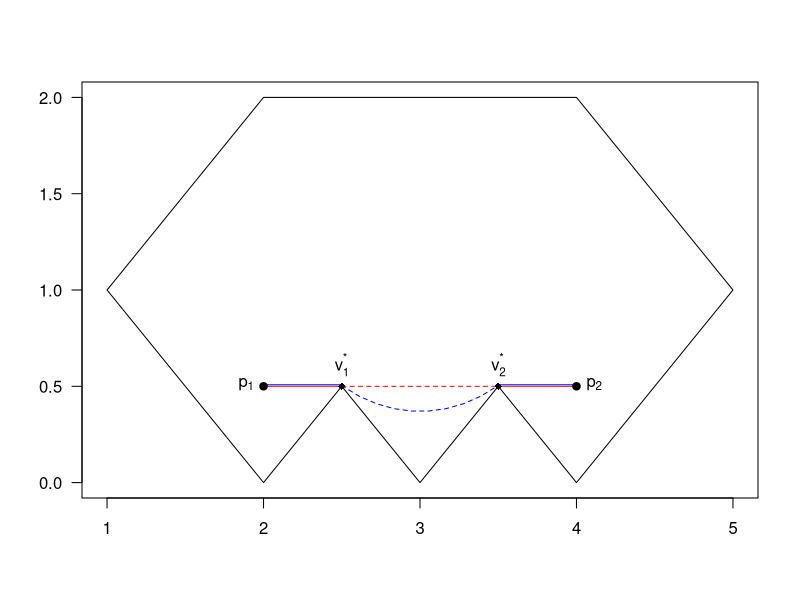

The R script that drew this image:
# diagram to show that the shortest path is 
# unique in a simple polygon

pdf(file="unique-path-dia.pdf",5,5)


# create the polygon
poly<-list(x=c(1,2,4,5,4,3.5,3,2.5,2,1),
           y=c(1,2,2,1,0,0.5,0,0.5,0,1))

plot(poly,type="l",xlab="",ylab="",las=1)

# p1 and p2 -- the start and end points
p1<-list(x=2,y=0.5)
p2<-list(x=4,y=0.5)



# fist path between p1 and p2
path1.1<-list(x=c(p1$x,2.5),y=c(p1$y,p1$y))
path1.2<-list(x=c(3.5,p2$x),y=c(p1$y,p1$y))
lines(path1.1,col="red")
lines(path1.2,col="red")
# dotted line in the middle
loop1<-list(x=c(2.5,3.5),y=c(0.5,0.5))
lines(loop1,col="red",lty=2)

# second path
xvals<-seq(2.5,3.5,len=10)
path2<-list(x=xvals,y=1.37-sqrt(1-(xvals-3)^2))
path1.1$y<-path1.1$y+0.008
path1.2$y<-path1.2$y+0.008
lines(path1.1,col="blue")
lines(path1.2,col="blue")
lines(path2,col="blue",lty=2)


# put the points in (so the dots go over the line ends)

# p1 and p2
points(p1,pch=19)
text(p1,label=expression(p[1]),pos=2)
points(p2,pch=19)
text(p2,label=expression(p[2]),pos=4)

# v1 and v2 -- the points where the paths diverge
v1<-list(x=2.5,y=0.5)
v2<-list(x=3.5,y=0.5)
points(v1,pch=18)
text(v1,label=expression(v[1]^"*"),pos=3)
points(v2,pch=18)
text(v2,label=expression(v[2]^"*"),pos=3)

dev.off()
